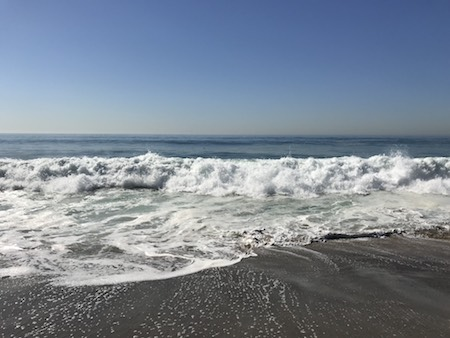
#> input picture Inference/data/image.jpg, 450 x 338 px
$ python -i reader.py   (imports and definitions only)
#> lines starting #> are read from the running program, lines starting #| are printed output that depends on the picture
import os
import math
import random
import functools
import numpy as np
import paddle
import cv2
from PIL import Image, ImageEnhance

# [2 lines not run here, left out]

DATA_DIM = 224

BUF_SIZE = 102400


mean = [0.485, 0.456, 0.406]
std = [0.229, 0.224, 0.225]

# [51 lines left out: functions resize_short, crop_image, random_crop, rotate_image, not called in this run]


def distort_color(img):
    def random_brightness(img, lower=0.5, upper=1.5):
        e = np.random.uniform(lower, upper)
        return ImageEnhance.Brightness(img).enhance(e)

    def random_contrast(img, lower=0.5, upper=1.5):
        e = np.random.uniform(lower, upper)
        return ImageEnhance.Contrast(img).enhance(e)

    def random_color(img, lower=0.5, upper=1.5):
        e = np.random.uniform(lower, upper)
        return ImageEnhance.Color(img).enhance(e)

    ops = [random_brightness, random_contrast, random_color]
    np.random.shuffle(ops)

    img = ops[0](img)
    img = ops[1](img)
    img = ops[2](img)

    return img


# [14 lines left out: function process_image, not called in this run]

>>> from PIL import Image
>>> picture = Image.open('../data/image.jpg')
#> picture is the input picture: PIL image 450x338 RGB; mean R, G, B 124.7, 135.3, 148.4
>>> result = distort_color(picture)
#> in random_brightness, `return ImageEnhance.Brightness(img).enhance(e)`:
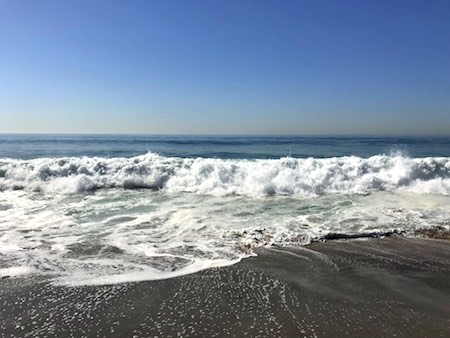
#> returned value: PIL image 450x338 RGB; mean R, G, B 125.6, 140.5, 158.8
